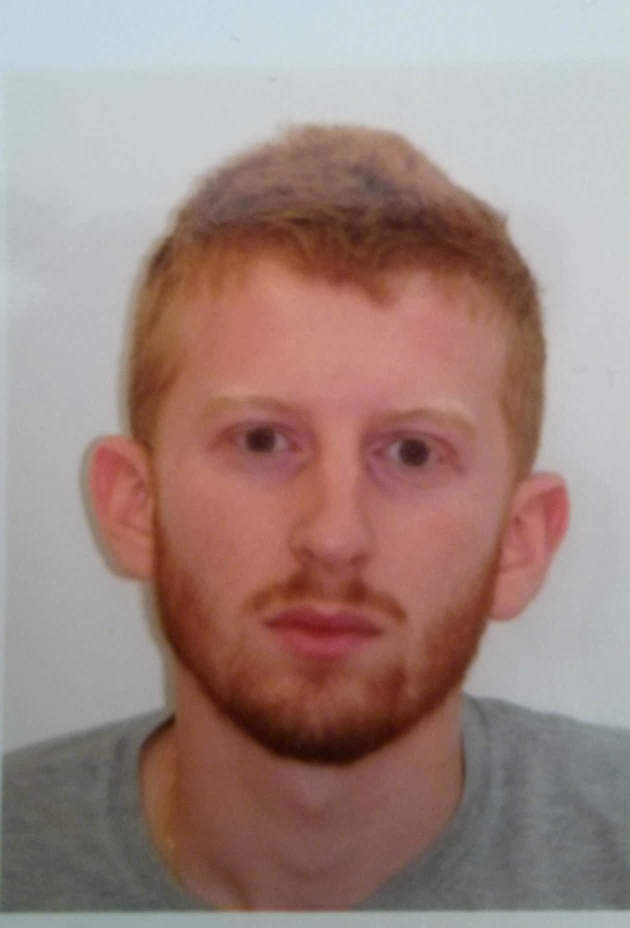
#> input picture Data/me.jpg, 1260 x 1856 px (shown at 1/2 size)
$ jupyter execute --allow-errors EigenFaces.ipynb   (shell and % lines are left out)
#> lines starting #> are read from the running program, lines starting #| are printed output that depends on the picture
# EigenFaces

Before we begin, ask a friend to take a picture of you from a distance of around 1m with the default focus of ypour phone. Then, crop the image on your computer so it would contain only your face with a bit of a background. Save it with the name of "me" and locate it within the empty folder called "Data". Do not change the orders of folders. Keep the same order as in the zip file of HW3. You may also use a face out of the dataset as you would see later on but it is much more impressive if you do it with your face image.

[cell 1]
import numpy as np
import itertools
from tqdm import tqdm
import pickle
import sys
import pandas as pd
import matplotlib as mpl
import seaborn as sns
import matplotlib.pyplot as plt
mpl.style.use(['ggplot'])
plt.rcParams['axes.labelsize'] = 14
plt.rcParams['xtick.labelsize'] = 12
plt.rcParams['ytick.labelsize'] = 12
from sklearn.model_selection import train_test_split
from sklearn.preprocessing import StandardScaler
from sklearn.pipeline import Pipeline
from IPython.display import display, clear_output

from PIL import Image
from sklearn.datasets import fetch_lfw_people
from sklearn.decomposition import PCA

We will start by loading a dataset of human faces out of `scikit-learn` datasets.

#> (a cell that did not finish here is left out)

13,233 images were flattened and stacked in the matrix $X$ so every row is an image and every column is a pixel. We can see that by the shape of $X$.

#> (a cell that did not finish here is left out)

Let's see some of the images of the original dataset:

[cell 4]
def plot_gallery(images, h, w,rows=3, cols=4):
    plt.figure(figsize=(10,10))
    for i in range(rows * cols):
        plt.subplot(rows, cols, i + 1)
        plt.imshow(images[i, :].reshape((h, w)), cmap=plt.cm.gray)
        plt.xticks(())
        plt.yticks(())
    plt.show()

#> (a cell that did not finish here is left out)

Before we use the `PCA` package, we have to center our data. The center of our data ($\mu$) is the mean of each pixel along all of our images. Thus, the center has 2914 elements where the first element is the mean of all of the images' "first" pixels, the second is the mean of all of the images' "second" pixels etc. Notice that the images are already flattened in $X$ which might help you.

Calculate $\mu$ of $X$ and center every image in $X$ (row vector) according to $\mu$. Keep $X$ with same name `X`.

**Bonus**: Applying centering without a single loop would give you extra credit points.

#> (a cell that did not finish here is left out)

Now fit a PCA model on $X$ with 1000 components and without whitening.

[cell 7]
#----------------------------Implement your code here-----------------------
pca = PCA(n_components=1000, whiten=False)
#> (the rest of this cell did not finish here and is left out)

---

<span style="color:red">***Question:***</span> *If we now have 1000 eigenvectors, by how many dimensions we have reduced our data?*

---

---

<span style="color:red">***Answer:***</span> Before applying the PCA method, we had 2914 dimensions (as the number of pixels in each image). Having 1000 eigenvectors now, means we reduced our data to 1000 dimensions.
That is to say - *we've reduced our data by 1914 dimensions.*

---

Calculate the precentage of "energy" preserved in these 1000 vectors.

[cell 8]
#----------------------------Implement your code here-----------------------

#---------------------------------------------------------------------------

Let's see these eigenfaces!

[cell 9]
def plot_eigenfaces(eigenvec_mat, h, w, rows=3, cols=4):
    plt.figure(figsize=(10,10))
    for i in range(rows * cols):
        plt.subplot(rows, cols, i + 1)
        plt.imshow(eigenvec_mat[i, :].reshape((h, w)), cmap=plt.cm.gray)
        plt.title("$u_{" + str(i+1) + "}$")
        plt.xticks(())
        plt.yticks(())
    plt.show()

`eigenvec_mat` is the matrix of the eigenvectors calculated where every row is an eigenvector and the first row has the highest eigenvalue and the second row has the next highest eigenvalue etc. Think where this matrix was calculated in the process.

#> (a cell that did not finish here is left out)

If you got it right, you should see those "ghosts" we talked about.

And now, let's move on towards the more interesting part! We will start by showing your resized gray level face image. It might be a bit distorted due to resizing. Change the format of `.jpg` as needed.

[cell 11]
img_format = '.jpg' # change the format according to your image. Do not delete the dot sign before the format name
image = Image.open('Data/me' + img_format)
#> image is the input picture: PIL image 1260x1856 RGB; mean R, G, B 157.6, 135.1, 129
gray = image.convert('L')
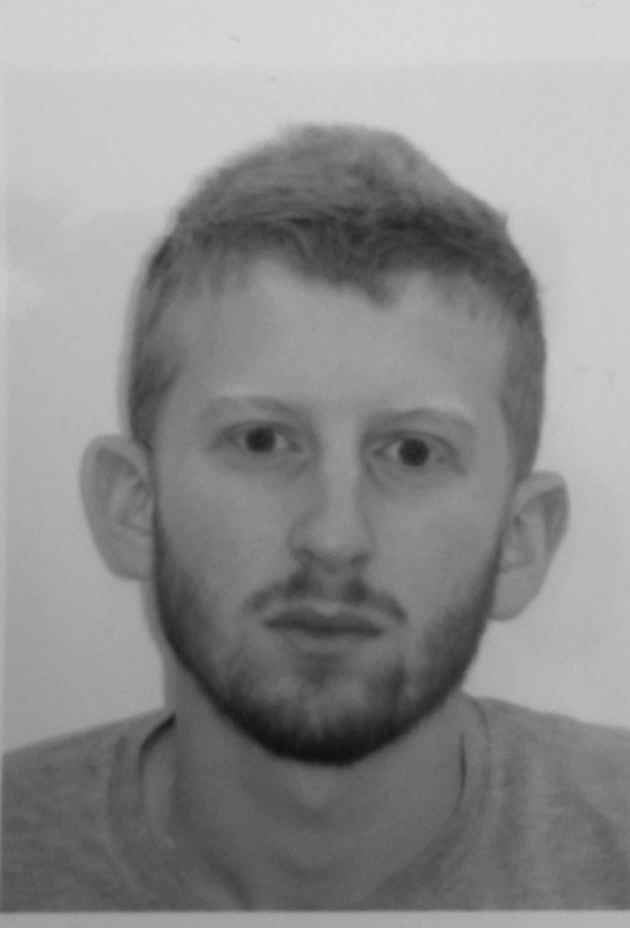
#> gray: PIL image 1260x1856 L (shown at 1/2 size); min 15, max 219, mean 141.2
#> (the rest of this cell did not finish here and is left out)
